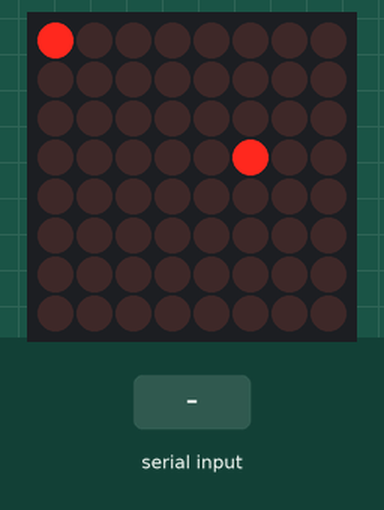
This sketch was run on a simulated Arduino Uno, built with avr-gcc and run on an emulated ATmega328P. Parts: 8×8 LED matrix. The test bench sets the inputs (shaded band). Random numbers use the default seed unless the sketch sets one.

Above: at 1.6 s.
1.7 s: "4" received over Serial
At 3.8 s:
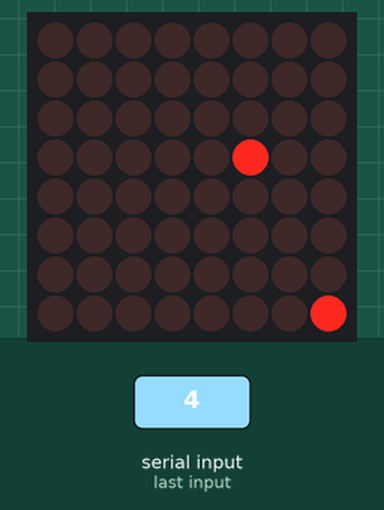
4.7 s: "2" received over Serial
At 6.4 s:
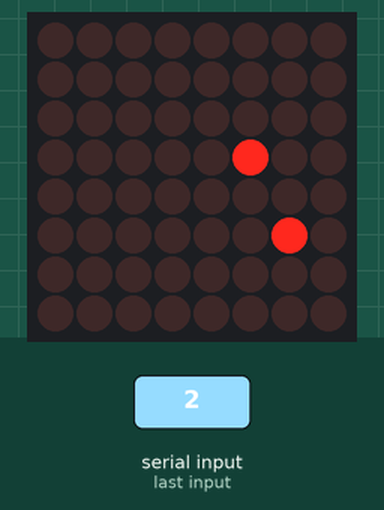
7.7 s: "6" received over Serial
At 9.8 s:
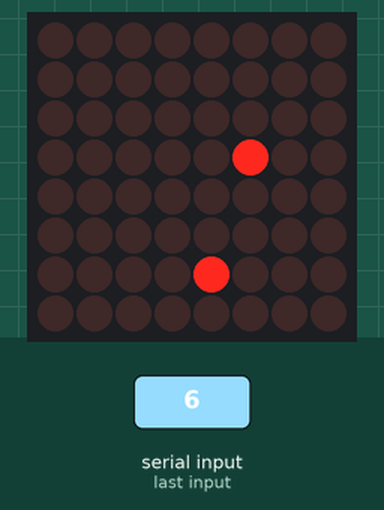
10.7 s: "8" received over Serial
At 12.8 s:
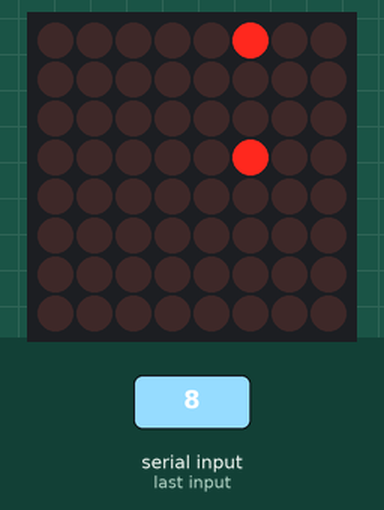
13.7 s: "6" received over Serial
At 15.6 s:
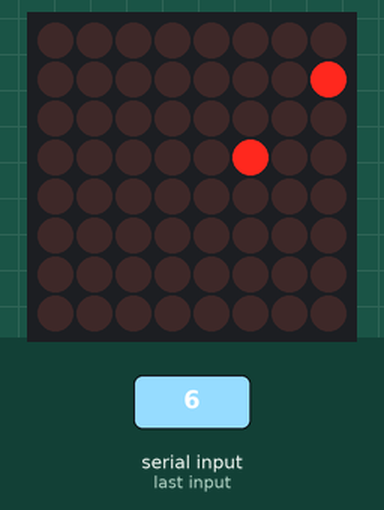
16.7 s: "8" received over Serial
At 18.8 s:
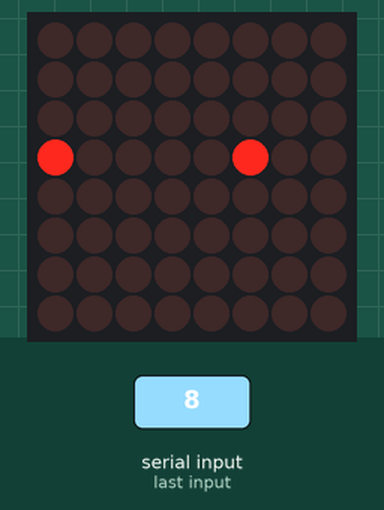
Timing chart, 0 to 20.3 s (numbered marks = the images above; inputs shaded):
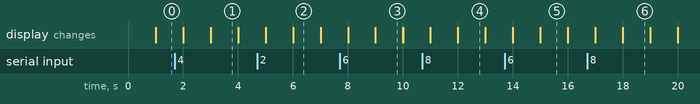

Measured:
- what the display in image 1 shows lasts 1.0 s, from 3.0 s to 4.0 s

The sketch:

movimentacao.ino
```cpp
#include <TimerOne.h>

//We always have to include the library
#include "LedControl.h"

/*
 Now we need a LedControl to work with.
 ***** These pin numbers will probably not work with your hardware *****
 pin 12 is connected to the DataIn
 pin 11 is connected to the CLK
 pin 10 is connected to LOAD
 We have only a single MAX72XX.
 */
LedControl lc = LedControl(12, 11, 10, 1);
int x = 3;
int y = 5;
int z;
int snakeSize = 0;
int dir = 50;
boolean grow = false;


unsigned long delaytime = 500;
int snake[64][2];
int snakeAux[64][2];


void setup() {
  Serial.begin(9600);
  /*
   The MAX72XX is in power-saving mode on startup,
   we have to do a wakeup call
   */
  lc.shutdown(0, false);
  /* Set the brightness to a medium values */
  lc.setIntensity(0, 8);
  /* and clear the display */
  lc.clearDisplay(0);
  randomSeed(analogRead(0));
  Timer1.initialize(500000 * 2);
  Timer1.attachInterrupt(moveSnake);
  int indice = 0;
  while (indice <= 63) {
    snake[indice][0] = indice * -1;
    snake[indice][1] = 0;
    snakeAux[indice][0] = indice * -1;
    snakeAux[indice][1] = 0;
    indice++;
  }

  }
  void loop() {


    lc.setLed(0 , x, y , 1);
    if (Serial.available()) {
      dir = Serial.read();
      delay(10);
      while (Serial.available()) {
        z = Serial.read();
      }
    }


  }
  void printSnake() {
    lc.clearDisplay(0);
    int indice = 0;
    while (indice <= snakeSize) {
      lc.setLed(0 , snake[indice][0] , snake[indice][1], 1);
      indice++;

    } delay(1);
  }
  void right() { // move snake pra direita

    if (x == snake[snakeSize][0] && y == snake[snakeSize][1]) {
      snakeSize++;
      x = random(7);
      y = random(7);
    }
    int indice = 0;
    snake[indice][0]++;
    if (snake[0][0] > 7) {
      snake[0][0] = 0;
    }
    indice++;
    while (indice <= 63) {
      snake[indice][0] = snakeAux[indice - 1][0];
      snake[indice][1] = snakeAux[indice - 1][1];
      indice++;

    } delay(1);
    indice = 0;
    while (indice <= 63) {
      snakeAux[indice][0] = snake[indice][0];  snakeAux[indice][1] = snake[indice][1];
      indice++;
    }
  }

  void left() { // move snake pra esquerda
    if (x == snake[snakeSize][0] && y == snake[snakeSize][1]) {
      snakeSize++;
      x = random(7);
      y = random(7);
    }
    int indice = 0;
    snake[indice][0]--;
    if (snake[0][0] < 0) {
      snake[0][0] = 7;
    }

    indice++;
    while (indice <= 63) {
      snake[indice][0] = snakeAux[indice - 1][0];
      snake[indice][1] = snakeAux[indice - 1][1];
      indice++;

    } delay(1);
    indice = 0;
    while (indice <= 63) {
      snakeAux[indice][0] = snake[indice][0];  snakeAux[indice][1] = snake[indice][1];
      indice++;
    }
  }
  void down() { // move snake pra baixo
    if (x == snake[snakeSize][0] && y == snake[snakeSize][1]) {
      snakeSize = snakeSize + 1;
      x = random(7);
      y = random(7);
    }
    int indice = 0;
    snake[indice][1]--;
    if (snake[0][1] < 0) {
      snake[0][1] = 7;
    }
    indice++;
    while (indice <= 63) {
      snake[indice][0] = snakeAux[indice - 1][0];
      snake[indice][1] = snakeAux[indice - 1][1];
      indice++;

    } delay(1);
    indice = 0;
    while (indice <= 63) {
      snakeAux[indice][0] = snake[indice][0];  snakeAux[indice][1] = snake[indice][1];
      indice++;
    }
  }
  void up() { // move snake pra cima
    if (x == snake[snakeSize][0] && y == snake[snakeSize][1]) {
      snakeSize++;
      x = random(7);
      y = random(7);
    }
    int indice = 0;
    snake[indice][1]++;
    if (snake[0][1] > 7) {
      snake[0][1] = 0;
    }
    indice++;
    while (indice <= 63) {
      snake[indice][0] = snakeAux[indice - 1][0];
      snake[indice][1] = snakeAux[indice - 1][1];
      indice++;

    } delay(1);
    indice = 0;
    while (indice <= 63) {
      snakeAux[indice][0] = snake[indice][0];  snakeAux[indice][1] = snake[indice][1];
      indice++;
    }
  }
  void moveSnake() {
    if (dir == 50) {
      printSnake();


      down();
    } else if (dir == 52) {
      printSnake();
      left();
    } else if (dir == 54) {
      printSnake();
      right();
    } else if (dir == 56) {
      printSnake();
      up();
    }


  }
```
